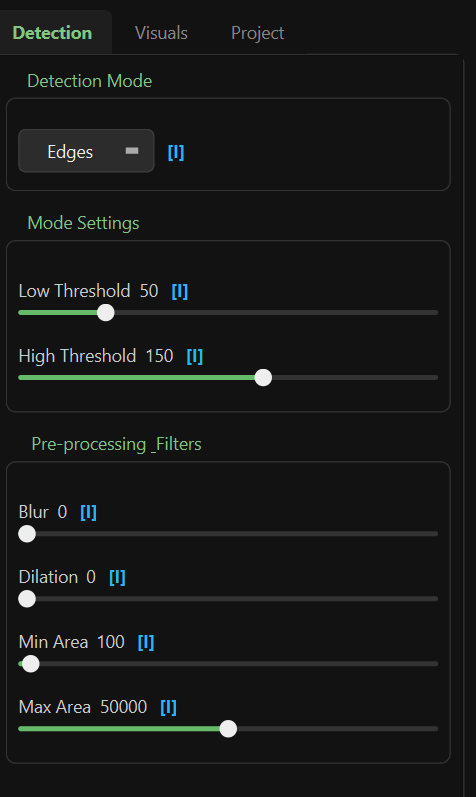
#> input picture images/detection-tab.png, 476 x 797 px
$ python -i tracking.py   (imports and definitions only)
#> lines starting #> are read from the running program, lines starting #| are printed output that depends on the picture; after the words box and inside, x2 and y2 are one past the last pixel; in counts of white or black regions, pixels touching at a corner belong together
#> further down, picture is the input picture: shape (797, 476, 3); mean B, G, R 23.7, 24.5, 23.2
import cv2
import numpy as np
from collections import OrderedDict

class CentroidTracker:
    # [10 lines left out: functions __init__, register, not called in this run]

    def deregister(self, object_id):
        del self.objects[object_id]
        del self.disappeared[object_id]

    # [62 lines left out: function update, not called in this run]

class BlobDetector:
    def __init__(self):
        self.min_area = 100
        self.max_area = 100000
        self.dilation = 0
        self.blur = 0
        self.threshold = 127
        self.mode = "grayscale" # grayscale, edges, color

        # Edge Detection (Canny) params
        self.canny_low = 50
        self.canny_high = 150

        # Color Isolation (HSV) params
        self.h_min = 0
        self.s_min = 0
        self.v_min = 0
        self.h_max = 179
        self.s_max = 255
        self.v_max = 255

    # [17 lines left out: function update_params, not called in this run]

    def detect(self, frame):
        # 1. Grayscale / Pre-processing
        if self.mode == "color":
            # For color mode, we work in HSV
            hsv = cv2.cvtColor(frame, cv2.COLOR_BGR2HSV)
            lower = np.array([self.h_min, self.s_min, self.v_min])
            upper = np.array([self.h_max, self.s_max, self.v_max])
            thresh = cv2.inRange(hsv, lower, upper)
        else:
            # Grayscale for standard and edges
            if len(frame.shape) == 3:
                gray = cv2.cvtColor(frame, cv2.COLOR_BGR2GRAY)
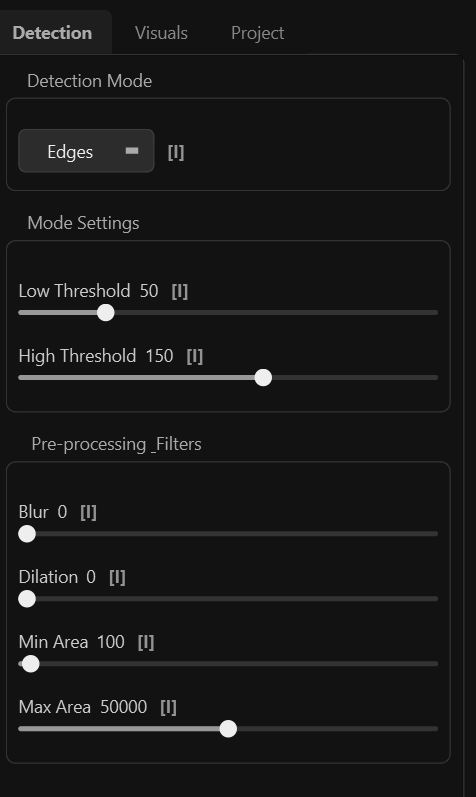
#> gray: shape (797, 476); min 14, max 238, mean 24
            else:
                gray = frame

            # Blur (Grouping aid)
            k = 2 * self.blur + 1
            blurred = cv2.GaussianBlur(gray, (k, k), 0)

            if self.mode == "edges":
                # Canny Edge Detection
                thresh = cv2.Canny(blurred, self.canny_low, self.canny_high)
            else:
                # Standard Thresholding (Inverted)
                _, thresh = cv2.threshold(blurred, self.threshold, 255, cv2.THRESH_BINARY_INV)
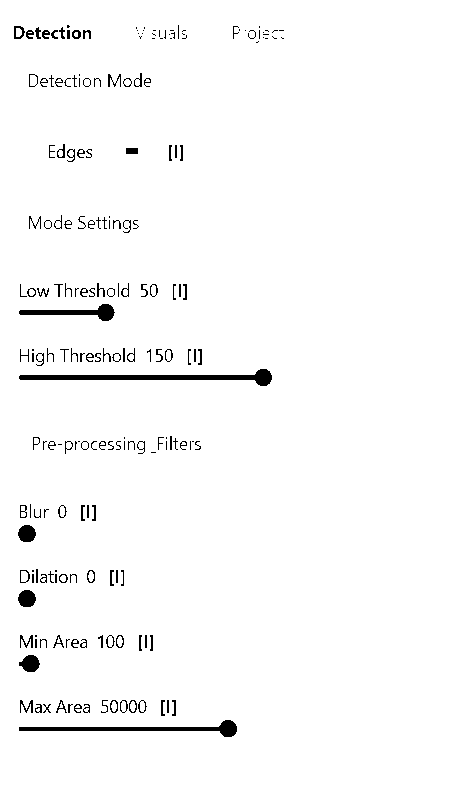
#> thresh: shape (797, 476); 97.8% white; 203 black regions (75 under 20 px), largest, box (x1, y1, x2, y2) and area: (19, 369, 272, 386) 1413, (19, 720, 237, 737) 1043, (19, 304, 115, 321) 624

        # 4. Dilate (Grouping: expanding white regions to merge them)
        if self.dilation > 0:
            kernel = np.ones((self.dilation, self.dilation), np.uint8)
            thresh = cv2.dilate(thresh, kernel, iterations=1)

        # 5. Find Contours
        contours, _ = cv2.findContours(thresh, cv2.RETR_EXTERNAL, cv2.CHAIN_APPROX_SIMPLE)
#> contours = [[[0, 0], [0, 796], [475, 796], [475, 0]]]

        rects = []
        keypoints = []

        for cnt in contours:
            area = cv2.contourArea(cnt)
            if self.min_area < area < self.max_area:
                # Bounding box
                x, y, w, h = cv2.boundingRect(cnt)
                rects.append((x, y, x+w, y+h))

                # Center
                M = cv2.moments(cnt)
                if M["m00"] != 0:
                    cX = int(M["m10"] / M["m00"])
                    cY = int(M["m01"] / M["m00"])
                else:
                    cX, cY = x + w//2, y + h//2

                keypoints.append(cv2.KeyPoint(float(cX), float(cY), 10.0))
#> this loop made 1 pass
#> (cnt, area) on pass 1: ([[0, 0], [0, 796], [475, 796], [475, 0]], 378100)
#> after the loop, keypoints = []; rects = []

        return rects, keypoints, thresh # Return thresh for debug/preview

>>> import cv2
>>> picture = cv2.imread('../images/detection-tab.png')
>>> result = BlobDetector().detect(picture)

$ run again, on images/export-dialog.png
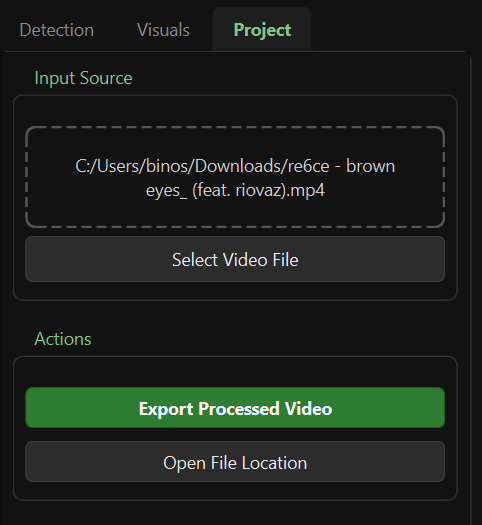
#> input picture images/export-dialog.png, 482 x 525 px
#> picture is the input picture: shape (525, 482, 3); mean B, G, R 28.4, 33.4, 28.2
#> in detect, `gray = cv2.cvtColor(frame, cv2.COLOR_BGR2GRAY)`:
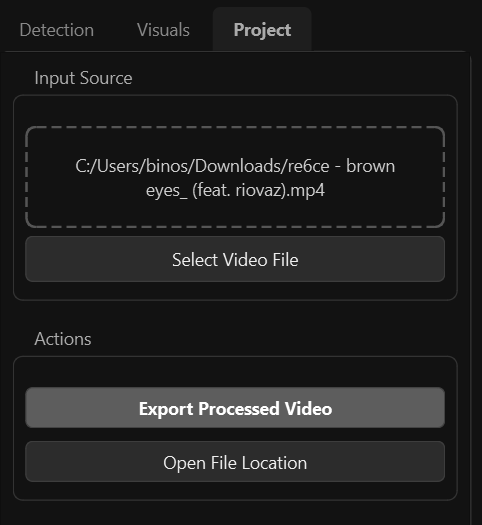
#> gray: shape (525, 482); min 14, max 255, mean 31.3
#> in detect, `_, thresh = cv2.threshold(blurred, self.threshold, 255, cv2.THRESH_BIN..`:
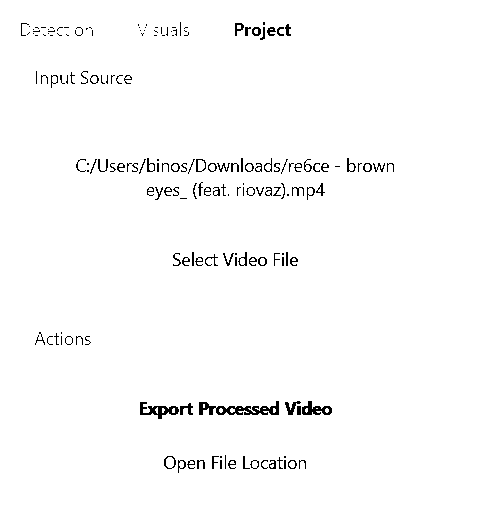
#> thresh: shape (525, 482); 98.2% white; black in thin lines or dots, all inside (x1, y1, x2, y2) = (21, 22, 394, 473)
#> contours = [[[0, 0], [0, 524], [481, 524], [481, 0]]]
#> the loop in detect, `for cnt in contours:` made 1 pass
#> (cnt, area) on pass 1: ([[0, 0], [0, 524], [481, 524], [481, 0]], 252044)
#> after the loop in detect, `for cnt in contours:`: keypoints = []

$ run again, on images/visuals-tab.png
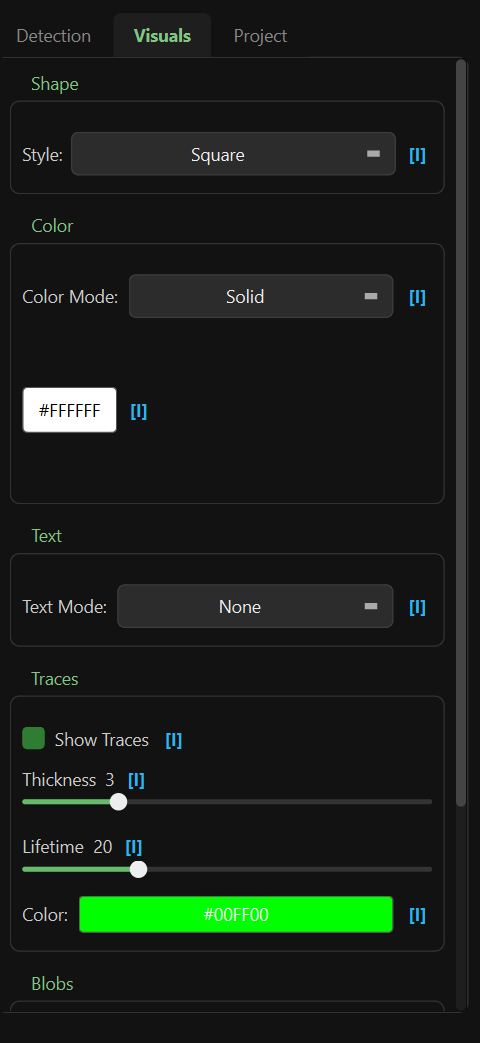
#> input picture images/visuals-tab.png, 480 x 1043 px
#> picture is the input picture: shape (1043, 480, 3); mean B, G, R 25.5, 31.2, 25.1
#> in detect, `gray = cv2.cvtColor(frame, cv2.COLOR_BGR2GRAY)`:
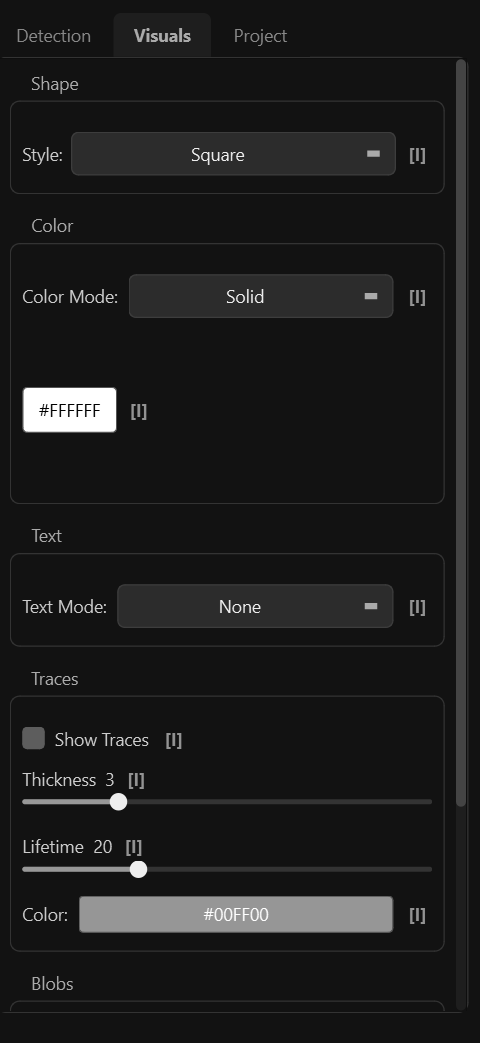
#> gray: shape (1043, 480); min 0, max 255, mean 28.7
#> in detect, `_, thresh = cv2.threshold(blurred, self.threshold, 255, cv2.THRESH_BIN..`:
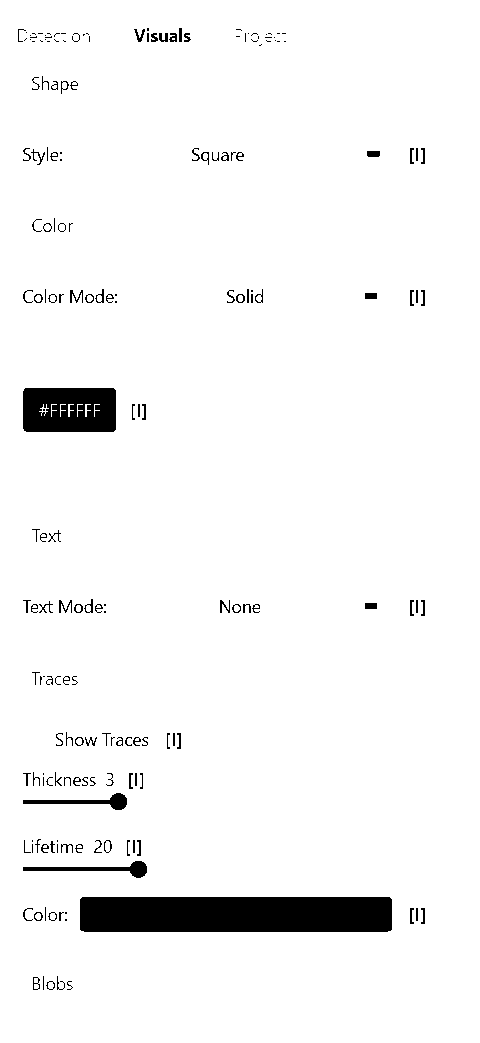
#> thresh: shape (1043, 480); 95.9% white; 188 black regions (73 under 20 px), largest, box (x1, y1, x2, y2) and area: (80, 897, 392, 932) 10904, (23, 388, 116, 432) 3874, (23, 861, 147, 878) 663
#> contours = [[[0, 0], [0, 1042], [479, 1042], [479, 0]]]
#> the loop in detect, `for cnt in contours:` made 1 pass
#> (cnt, area) on pass 1: ([[0, 0], [0, 1042], [479, 1042], [479, 0]], 499118)
#> after the loop in detect, `for cnt in contours:`: keypoints = []
